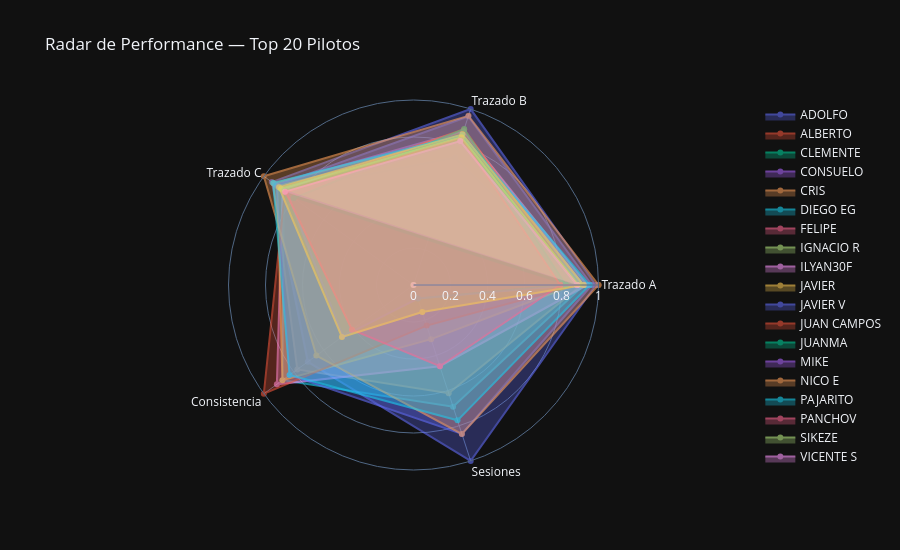

Write notebook code for a chart like this one.
### Code cell
top10 = robust['Pilotos'].head(20).tolist()
trazados = [t for t in ['A', 'B', 'C'] if f'median_{t}' in metrics.columns]

radar_df = metrics[metrics['Pilotos'].isin(top10)].copy()

def normalize_inverted(series):
    """Menor valor → score más alto (para tiempos y std)"""
    return 1 - (series - series.min()) / (series.max() - series.min())

def normalize(series):
    """Mayor valor → score más alto (para sesiones)"""
    return (series - series.min()) / (series.max() - series.min())

for t in trazados:
    radar_df[f'score_{t}'] = normalize_inverted(metrics[f'median_{t}']).reindex(radar_df.index)

radar_df['score_consistencia'] = normalize_inverted(metrics['std_within_track']).reindex(radar_df.index)
radar_df['score_sesiones']     = normalize(metrics['total_sessions']).reindex(radar_df.index)

categories = [f'Trazado {t}' for t in trazados] + ['Consistencia', 'Sesiones']

fig7 = go.Figure()
for _, row in radar_df.iterrows():
    values = [row[f'score_{t}'] for t in trazados]
    values += [row['score_consistencia'], row['score_sesiones']]
    values += [values[0]]  # cerrar

    fig7.add_trace(go.Scatterpolar(
        r=values,
        theta=categories + [categories[0]],
        fill='toself',
        name=row['Pilotos'],
        opacity=0.6
    ))

fig7.update_layout(
    polar=dict(radialaxis=dict(visible=True, range=[0, 1])),
    title='Radar de Performance — Top 20 Pilotos',
    height=550
)
fig7.show()

### Figure 1 — Plotly figure (JSON) as saved in the notebook; plotly's stock layout.template omitted (floating-point values rounded to 4 significant figures)
{"data": [{"fill": "toself", "name": "ADOLFO", "opacity": 0.6, "r": [0.9852, 1, 0.9467, 0.7061, 1, 0.9852], "theta": ["Trazado A", "Trazado B", "Trazado C", "Consistencia", "Sesiones", "Trazado A"], "type": "scatterpolar"}, {"fill": "toself", "name": "ALBERTO", "opacity": 0.6, "r": [0.8744, 0.7884, 0.8487, null, 0, 0.8744], "theta": ["Trazado A", "Trazado B", "Trazado C", "Consistencia", "Sesiones", "Trazado A"], "type": "scatterpolar"}, {"fill": "toself", "name": "CLEMENTE", "opacity": 0.6, "r": [0.8943, 0.8432, 0.8882, null, 0, 0.8943], "theta": ["Trazado A", "Trazado B", "Trazado C", "Consistencia", "Sesiones", "Trazado A"], "type": "scatterpolar"}, {"fill": "toself", "name": "CONSUELO", "opacity": 0.6, "r": [0.9184, 0.8763, 0.9256, null, 0, 0.9184], "theta": ["Trazado A", "Trazado B", "Trazado C", "Consistencia", "Sesiones", "Trazado A"], "type": "scatterpolar"}, {"fill": "toself", "name": "CRIS", "opacity": 0.6, "r": [0.9077, 0.8455, 0.9367, 0.7764, 0.6154, 0.9077], "theta": ["Trazado A", "Trazado B", "Trazado C", "Consistencia", "Sesiones", "Trazado A"], "type": "scatterpolar"}, {"fill": "toself", "name": "DIEGO EG", "opacity": 0.6, "r": [0.9212, 0.724, 0.8675, 0.8752, 0.6923, 0.9212], "theta": ["Trazado A", "Trazado B", "Trazado C", "Consistencia", "Sesiones", "Trazado A"], "type": "scatterpolar"}, {"fill": "toself", "name": "FELIPE", "opacity": 0.6, "r": [0.8763, 0.7939, 0.8505, null, 0, 0.8763], "theta": ["Trazado A", "Trazado B", "Trazado C", "Consistencia", "Sesiones", "Trazado A"], "type": "scatterpolar"}, {"fill": "toself", "name": "IGNACIO R", "opacity": 0.6, "r": [0.8733, 0.8145, 0.8555, null, 0, 0.8733], "theta": ["Trazado A", "Trazado B", "Trazado C", "Consistencia", "Sesiones", "Trazado A"], "type": "scatterpolar"}, {"fill": "toself", "name": "ILYAN30F", "opacity": 0.6, "r": [0.9386, 0.8742, 0.8745, 0.9129, 0.4615, 0.9386], "theta": ["Trazado A", "Trazado B", "Trazado C", "Consistencia", "Sesiones", "Trazado A"], "type": "scatterpolar"}, {"fill": "toself", "name": "JAVIER", "opacity": 0.6, "r": [0.8684, 0.8088, 0.9102, 0.8757, 0.3077, 0.8684], "theta": ["Trazado A", "Trazado B", "Trazado C", "Consistencia", "Sesiones", "Trazado A"], "type": "scatterpolar"}, {"fill": "toself", "name": "JAVIER V", "opacity": 0.6, "r": [0.9638, 0.9575, 0.916, 0.8277, 0.8462, 0.9638], "theta": ["Trazado A", "Trazado B", "Trazado C", "Consistencia", "Sesiones", "Trazado A"], "type": "scatterpolar"}, {"fill": "toself", "name": "JUAN CAMPOS", "opacity": 0.6, "r": [0.8853, 0.8857, 0.8593, 1, 0.2308, 0.8853], "theta": ["Trazado A", "Trazado B", "Trazado C", "Consistencia", "Sesiones", "Trazado A"], "type": "scatterpolar"}, {"fill": "toself", "name": "JUANMA", "opacity": 0.6, "r": [0.8233, 0.8872, 0.7991, null, 0.07692, 0.8233], "theta": ["Trazado A", "Trazado B", "Trazado C", "Consistencia", "Sesiones", "Trazado A"], "type": "scatterpolar"}, {"fill": "toself", "name": "MIKE", "opacity": 0.6, "r": [0.8692, 0.8096, 0.8436, 0.4717, 0.07692, 0.8692], "theta": ["Trazado A", "Trazado B", "Trazado C", "Consistencia", "Sesiones", "Trazado A"], "type": "scatterpolar"}, {"fill": "toself", "name": "NICO E", "opacity": 0.6, "r": [1, 0.9615, 1, 0.649, 0.8462, 1], "theta": ["Trazado A", "Trazado B", "Trazado C", "Consistencia", "Sesiones", "Trazado A"], "type": "scatterpolar"}, {"fill": "toself", "name": "PAJARITO", "opacity": 0.6, "r": [0.952, 0.8531, 0.9373, 0.8281, 0.7692, 0.952], "theta": ["Trazado A", "Trazado B", "Trazado C", "Consistencia", "Sesiones", "Trazado A"], "type": "scatterpolar"}, {"fill": "toself", "name": "PANCHOV", "opacity": 0.6, "r": [0.7932, 0.8364, 0.8529, 0.4112, 0.4615, 0.7932], "theta": ["Trazado A", "Trazado B", "Trazado C", "Consistencia", "Sesiones", "Trazado A"], "type": "scatterpolar"}, {"fill": "toself", "name": "SIKEZE", "opacity": 0.6, "r": [0.8922, 0.8403, 0.8848, null, 0, 0.8922], "theta": ["Trazado A", "Trazado B", "Trazado C", "Consistencia", "Sesiones", "Trazado A"], "type": "scatterpolar"}, {"fill": "toself", "name": "VICENTE S", "opacity": 0.6, "r": [0.8846, 0.818, 0.8586, null, 0, 0.8846], "theta": ["Trazado A", "Trazado B", "Trazado C", "Consistencia", "Sesiones", "Trazado A"], "type": "scatterpolar"}, {"fill": "toself", "name": "WIDOW", "opacity": 0.6, "r": [0.9194, 0.8564, 0.8982, 0.4781, 0.1538, 0.9194], "theta": ["Trazado A", "Trazado B", "Trazado C", "Consistencia", "Sesiones", "Trazado A"], "type": "scatterpolar"}], "layout": {"height": 550, "polar": {"radialaxis": {"range": [0, 1], "visible": true}}, "title": {"text": "Radar de Performance — Top 20 Pilotos"}}}
